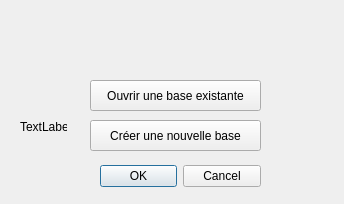
<?xml version="1.0" encoding="UTF-8"?>
<ui version="4.0">
 <class>DialogBADASSDialogBase</class>
 <widget class="QDialog" name="DialogBADASSDialogBase">
  <property name="geometry">
   <rect>
    <x>0</x>
    <y>0</y>
    <width>344</width>
    <height>204</height>
   </rect>
  </property>
  <property name="windowTitle">
   <string>Dialog BADASS</string>
  </property>
  <widget class="QDialogButtonBox" name="buttonBox">
   <property name="geometry">
    <rect>
     <x>100</x>
     <y>160</y>
     <width>161</width>
     <height>32</height>
    </rect>
   </property>
   <property name="orientation">
    <enum>Qt::Horizontal</enum>
   </property>
   <property name="standardButtons">
    <set>QDialogButtonBox::Cancel|QDialogButtonBox::Ok</set>
   </property>
  </widget>
  <widget class="QLabel" name="label">
   <property name="geometry">
    <rect>
     <x>10</x>
     <y>0</y>
     <width>321</width>
     <height>71</height>
    </rect>
   </property>
   <property name="text">
    <string/>
   </property>
   <property name="pixmap">
    <pixmap>../../../../../../../../../Documents/IUT/STAGE/BADASS/BADASS/reflexions_methodologiques/formulaires/ui/BADASS_logo_full.png</pixmap>
   </property>
   <property name="scaledContents">
    <bool>true</bool>
   </property>
  </widget>
  <widget class="QPushButton" name="pushButton">
   <property name="geometry">
    <rect>
     <x>90</x>
     <y>80</y>
     <width>171</width>
     <height>31</height>
    </rect>
   </property>
   <property name="text">
    <string>Ouvrir une base existante</string>
   </property>
  </widget>
  <widget class="QPushButton" name="pushButton_2">
   <property name="geometry">
    <rect>
     <x>90</x>
     <y>120</y>
     <width>171</width>
     <height>31</height>
    </rect>
   </property>
   <property name="text">
    <string>Créer une nouvelle base</string>
   </property>
  </widget>
  <widget class="QLabel" name="label_2">
   <property name="geometry">
    <rect>
     <x>20</x>
     <y>120</y>
     <width>47</width>
     <height>14</height>
    </rect>
   </property>
   <property name="text">
    <string>TextLabel</string>
   </property>
  </widget>
 </widget>
 <resources/>
 <connections/>
</ui>
